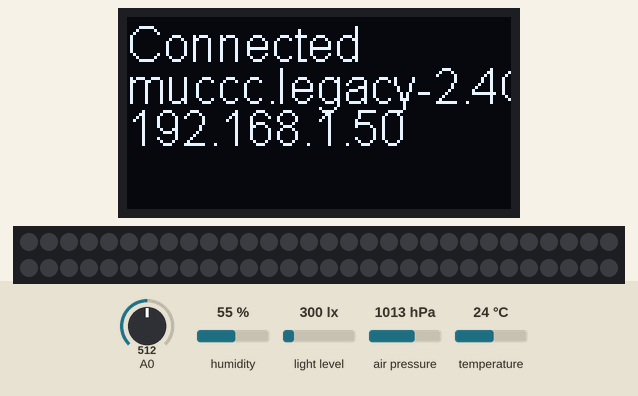
This sketch was run on a simulated ESP8266 (NodeMCU). Shown: 128×64 one-colour display, 60 RGB LEDs in strip order, left to right, continuing on the next row. Wiring (inferred from the names in the program): BH1750 light sensor at I2C address 0x23. The inputs (shaded band) are chosen by the test bench; at power-on: A0 = 512, humidity 55 %, light level 300 lx, air pressure 1013 hPa, temperature 24 °C. WiFi joins after 1.5 s; servers stay silent unless stated; what the sketch prints to the serial monitor is not drawn.

Above: at 1.7 s.
At 17.0 s:
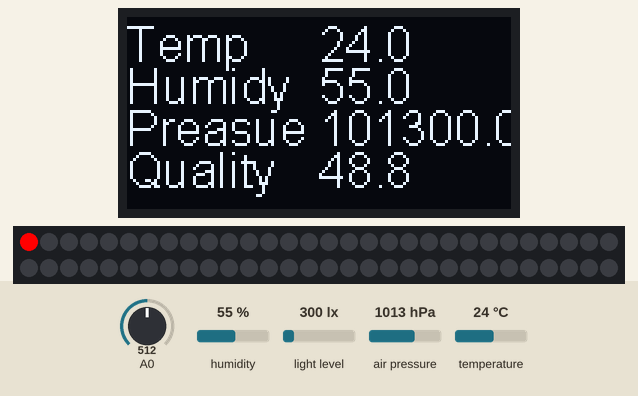

The sketch:

AnalogSensor.ino
```cpp
#include <Wire.h>             // Needed for legacy versions of Arduino.
#include <BME280I2C.h>
#include <ESP8266WiFi.h>
#include <Adafruit_NeoPixel.h>
#include "SSD1306.h" // alias for `#include "SSD1306Wire.h"`
#define PIN D2
Adafruit_NeoPixel strip = Adafruit_NeoPixel(60, PIN, NEO_GRB + NEO_KHZ800);
SSD1306  display(0x3c, D3, D4);
float temp(NAN), hum(NAN), pres(NAN), qual(NAN);
BME280I2C bme;                   // Default : forced mode, standby time = 1000 ms
bool metric = true;
void printBME280Data(Stream * client);
void printBME280CalculatedData(Stream* client);
int val = 1;                    //Startzustand ausgeschaltet
String Temp = "";
char stringTemp[8];
WiFiClient webClient;
const byte BH1750FVI_I2CADDRESS = 0x23;  // I2C address (ADD=L=0100011)
byte buffer[2];                                                      // Array to store 2 bytes of light value
unsigned int lightSensor = 0; // Max. sensorValue allowed up to (2^16)-1


#define SERIAL_BAUD 115200
const char* ssid = "muccc.legacy-2.4GHz";
const char* password = "haileris";

// ThingSpeak Connection to store the data
String apiKey = "5ZE48RYVYV6P8EHW";
const char* dataServer = "api.thingspeak.com";


void reconnect() {
  //attempt to connect to the wifi if connection is lost
  if (WiFi.status() != WL_CONNECTED) {
    //debug printing
    Serial.print("Connecting to ");
    Serial.println(ssid);

    //loop while we wait for connection
    while (WiFi.status() != WL_CONNECTED) {
      delay(500);
      Serial.print(".");
    }

    //print out some more debug once connected
    Serial.println("");
    Serial.println("WiFi connected");
    Serial.println("IP address: ");
    Serial.println(WiFi.localIP());
    displayIP();
  }
}


void setup() {
  // put your setup code here, to run once:
  pinMode(A0, INPUT);
  Serial.begin(SERIAL_BAUD);
  while (!Serial) {} // Wait
  setupDisplay();
  delay(10);
  Serial.println("Hello Setup");
  delay(100);
  Wire.begin(D3, D4);
  while (!bme.begin()) {
    Serial.println("Could not find BME280 sensor!");
    delay(1000);
  }
  strip.begin();
  strip.show(); // Initialize all pixels to 'off'
  BH1750FVIinit(BH1750FVI_I2CADDRESS);
  Serial.println(WiFi.status());
  WiFi.begin(ssid, password);
  Serial.println(WiFi.status());
  reconnect();
  Serial.println("Sensor active");
}


void loop() {
  delay(15000);
  qual = 100 - float(analogRead(A0)) / 10;
  printBME280Data(&Serial);
  printBME280CalculatedData(&Serial);
  measureLight();
  transferWebClinet();
  displayWeather();
  if (qual > 93) {
    strip.setPixelColor(0, strip.Color(0, 0, 255));
  } else if (qual > 90) {
    strip.setPixelColor(0, strip.Color(0, 255, 0));
  } else if (qual > 85) {
    strip.setPixelColor(0, strip.Color(255, 255, 0));
  } else {
    strip.setPixelColor(0, strip.Color(255, 0, 0));
  }
  strip.show(); // Initialize all pixels to 'off'
}

void measureLight() {
  delay(100);
  if (BH1750read(BH1750FVI_I2CADDRESS) == 2)
  {
    lightSensor = ((buffer[0] << 8) | buffer[1]);       // Combine 2 bytes
    //Serial.print("Beleuchtungsstaerke: ");
    //Serial.print(lightSensor);
    //Serial.println("lx");
  }
}

void BH1750FVIinit(byte I2Caddress)
{
  Wire.beginTransmission(I2Caddress);             // I2C address
  Wire.write(0x10);                                              // Switch to H-Mode 1Lux resolution 120ms
  //Wire.write(0x11);                                            // Switch to H-Mode2 0,5Lux resolution
  //Wire.write(0x13);                                            // Switch to L-Mode 4 Lux resolution 16ms
  Wire.endTransmission();
}

int BH1750read(int I2Caddress)
{
  byte byteNumber = 0;
  Wire.beginTransmission(I2Caddress);            // I2C address
  Wire.requestFrom(I2Caddress, 2);                  // Request fromm I2Caddress 2 bytes
  while (Wire.available())
  {
    buffer[byteNumber] = Wire.read();                   // Read 2 bytes into array
    byteNumber++;
  }
  Wire.endTransmission();
  return byteNumber;
}

void setupDisplay() {
  display.init();
  display.flipScreenVertically();
  display.setFont(ArialMT_Plain_10);
  display.drawString(0, 0, "Init");
}

void displayWeather() {
  display.clear();
  display.setTextAlignment(TEXT_ALIGN_LEFT);
  display.setFont(ArialMT_Plain_16);
  display.drawString(0, 0, "Temp");
  dtostrf(temp, 1, 1, stringTemp);
  display.drawString(64, 0, stringTemp);
  display.drawString(0, 14, "Humidy");
  dtostrf(hum, 1, 1, stringTemp);
  display.drawString(64, 14, stringTemp);
  display.drawString(0, 28, "Preasue");
  dtostrf(pres, 1, 1, stringTemp);
  display.drawString(64, 28, stringTemp);
  display.drawString(0, 42, "Quality");
  dtostrf(qual, 1, 1, stringTemp);
  display.drawString(64, 42, stringTemp);
  display.display();
}

void displayIP() {
  display.clear();
  display.setTextAlignment(TEXT_ALIGN_LEFT);
  display.setFont(ArialMT_Plain_16);
  display.drawString(0, 0, "Connected");
  display.drawString(0, 14, ssid);
  display.drawString(0, 28, WiFi.localIP().toString());
  display.setFont(ArialMT_Plain_10);
  display.display();
}


void transferWebClinet() {
  if (webClient.connect(dataServer, 80)) { // "184.106.153.149" or api.thingspeak.com
    String postStr = apiKey;
    postStr += "&field1=";
    dtostrf(temp, 1, 5, stringTemp);
    postStr += String(stringTemp);
    postStr += "&field2=";
    dtostrf(hum, 1, 5, stringTemp);
    postStr += String(stringTemp);
    postStr += "&field3=";
    dtostrf(pres, 1, 5, stringTemp);
    postStr += String(stringTemp);
    postStr += "&field4=";
    dtostrf(qual, 1, 5, stringTemp);
    postStr += String(stringTemp);
    postStr += "&field5=";
    postStr += String(lightSensor);
    postStr += "\r\n\r\n";


    webClient.print("POST /update HTTP/1.1\n");
    webClient.print("Host: api.thingspeak.com\n");
    webClient.print("Connection: close\n");
    webClient.print("X-THINGSPEAKAPIKEY: " + apiKey + "\n");
    webClient.print("Content-Type: application/x-www-form-urlencoded\n");
    webClient.print("Content-Length: ");
    webClient.print(postStr.length());
    webClient.print("\n\n");
    webClient.print(postStr);
  }
  webClient.stop();
}


/* ==== Functions ==== */
void printBME280Data(Stream* client) {
  uint8_t pressureUnit(1);                                           // unit: B000 = Pa, B001 = hPa, B010 = Hg, B011 = atm, B100 = bar, B101 = torr, B110 = N/m^2, B111 = psi
  bme.read(pres, temp, hum, metric, pressureUnit);                   // Parameters: (float& pressure, float& temp, float& humidity, bool celsius = false, uint8_t pressureUnit = 0x0)
  client->print("Qual: ");
  client->print(qual);
  client->print("\tTemp: ");
  client->print(temp);
  client->print("°" + String(metric ? 'C' : 'F'));
  client->print("\tHumidity: ");
  client->print(hum);
  client->print("% RH");
  client->print("\tPressure: ");
  client->print(pres);
  client->print(" atm");
  client->print("\tLight: ");
  client->print(lightSensor);
  client->print(" lx");
}

void printBME280CalculatedData(Stream* client) {
  float altitude = bme.alt(metric);
  float dewPoint = bme.dew(metric);
  client->print("\tAltitude: ");
  client->print(altitude);
  client->print((metric ? "m" : "ft"));
  client->print("\tDew point: ");
  client->print(dewPoint);
  client->println("°" + String(metric ? 'C' : 'F'));
}
```

Measured:
- what the display in image 0 shows lasts 15.4 s, from 1.6 s to 17.0 s
